Frame 1 (no input): blank canvas, image omitted
Frame 60 (the mouse pressed at the canvas centre just before this capture): blank canvas, image omitted
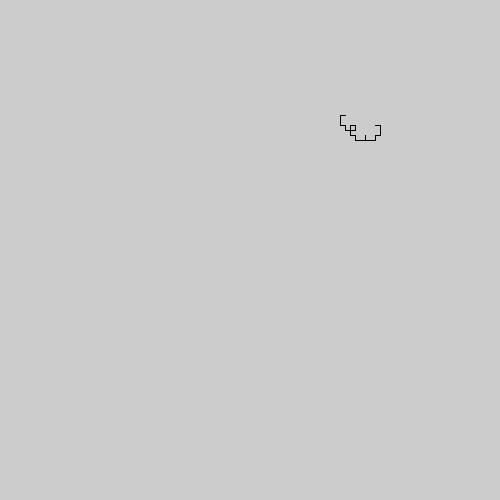
Frame 120 (the mouse held since frame 60 and released just before this capture)

The Processing sketch whose frames 1 and 60 were blank and that drew this single picture after the mouse press (run headless with seeded random() and noise(); from frame 60 on, the mouse is pressed at the canvas centre):

// Processing sketch: LSystems
// ── LSystems.pde
class LSystem
{
  char[] variables;
  char[] constants;
  Rule[] rules;
  String sequence, newSequence;
  int n, iterations;
  
  public LSystem(char[] variables, char[] constants, String start, Rule[] rules, int iterations)
  {
    this.iterations = iterations;
    n = 1;
    sequence = start;
    this.variables = variables;
    this.constants = constants;
    this.rules = rules;
    
    while (n <= iterations)
    {
      //print("Iteration " + n + "/" + iterations + ":\n");
      newSequence = "";
      for (int i = 0; i < sequence.length(); i++)
      {
        char c = sequence.charAt(i);
        if (new String(constants).indexOf(c) == -1)
          newSequence += checkRules(sequence.charAt(i));
        else
          newSequence += c;
      }
      n++;
      sequence = newSequence;
      //print("\tResult: " + sequence + "\n");
    }
    
    print("n = " + iterations + " : " + sequence + "\n");
    
  }
  
  String checkRules(char c)
  {
    //print("\tChecking rules for char " + c + "\n");
    for (Rule rule : rules)
    {
      if (rule.predecessor == c)
      {
        //print("\t\tReplacing " + c + " with " + rule.successor + "\n");
        return rule.successor;
      }
    }
    return "" + c;
  }
}

class Rule
{
  char predecessor;
  String successor;
  
  public Rule(char predecessor, String successor)
  {
    this.predecessor = predecessor;
    this.successor = successor;
  }
}


// ── Main.pde
import java.util.*;

LSystem lSys;
  char[] vars = {'F'};
  char[] constants = {'+','-'};
  String start = "F";
  Rule rule1 = new Rule('F', "+F--F+");
  Rule[] rules = {rule1};

Turtle turtle;

int index;

void setup()
{
  size(500,500);
  turtle = new Turtle(3*width/4, height/4, 180, new Pen(5, color(0,0,0)));
  lSys = new LSystem(vars, constants, start, rules, 12);
  index = 0;
}

void draw()
{
  //background(255);
  step(0);
  //full();
}

void delay(int delay)
{
  int time = millis();
  while (millis() - time <= delay) ;
}

void step(int delay)
{ 
  if (index < lSys.sequence.length())
  {
    char c = lSys.sequence.charAt(index);
    if (c == 'F')
    {
      turtle.startPen();
      turtle.moveTurtle(5);
    }
    else if (c == '+')
    {
      turtle.rotateTurtle(-45);
    }
    else if (c == '-')
    {
      turtle.rotateTurtle(45);
    }
    else if (c == '[')
    {
      turtle.pushInfo();
      turtle.rotateTurtle(45);
    }
    else if (c == ']')
    {
      turtle.popInfo();
      turtle.rotateTurtle(-45);
    }
    
    if (delay > 0)
      delay(delay);
    index++;
  }
  else
  {
    stop();
  }
}

void full()
{
  for (char c : lSys.sequence.toCharArray())
  {
    if (c == '0' || c == '1')
    {
      turtle.startPen();
      turtle.moveTurtle(5);
    }
    else if (c == '+')
    {
      turtle.rotateTurtle(-25);
    }
    else if (c == '-')
    {
      turtle.rotateTurtle(25);
    }
    else if (c == '[')
    {
      turtle.pushInfo();
      turtle.rotateTurtle(45);
    }
    else if (c == ']')
    {
      turtle.popInfo();
      turtle.rotateTurtle(-45);
    }
  }
  stop();
}

// ── Pen.pde
class Pen
{
  int penWidth;
  color c;
  boolean drawing;
  
  public Pen(int penWidth, color c)
  {
    this.penWidth = penWidth;
    this.c = c;
    drawing = false;
  }
}

// ── Turtle.pde

class Turtle
{ 
  ArrayDeque<PVector> prev_locations;
  ArrayDeque<Float> prev_angles;
  PVector location;
  float angle; //assume 0 deg is right, 90 deg is up, etc..
  Pen pen;
  
  public Turtle(float x, float y, float angle, Pen pen)
  {
    prev_locations = new ArrayDeque<PVector>();
    prev_angles = new ArrayDeque<Float>();
    location = new PVector(x,y);
    this.angle = angle;
    this.pen = pen;
    
    //print("Created turtle at " + x + ", " + y + "\n");
  }
  
  void moveTurtle(float distance)
  {
    float x = (float)distance*sin(radians(90-angle));
    float y = (float)distance*sin(radians(angle));
    if (pen.drawing)
    {
      fill(pen.c);
      line(location.x, location.y, location.x + x, location.y + y);
      //print("Drawing line from " + location.x + ", " + location.y + " to " + (location.x + x) + ", " + (location.y + y) + "\n");
    }
    location.set(location.x + x, location.y + y);
    //print("Turtle is now at " + location.x + ", " + location.y + "\n");
  }
  
  void rotateTurtle(float deg)
  {
    angle += deg;
    //print("Turtle is now rotated " + angle + " degrees.\n");
  }
  
  void startPen()
  {
    pen.drawing = true;
  }
  
  void stopPen()
  {
    pen.drawing = false;
  }
  
  void pushInfo()
  {
    prev_locations.addLast(location.get());
    prev_angles.addLast(angle);
  }
  
  void popInfo()
  {
    location.set(prev_locations.removeLast());
    angle = (Float) prev_angles.removeLast();
  }
}
